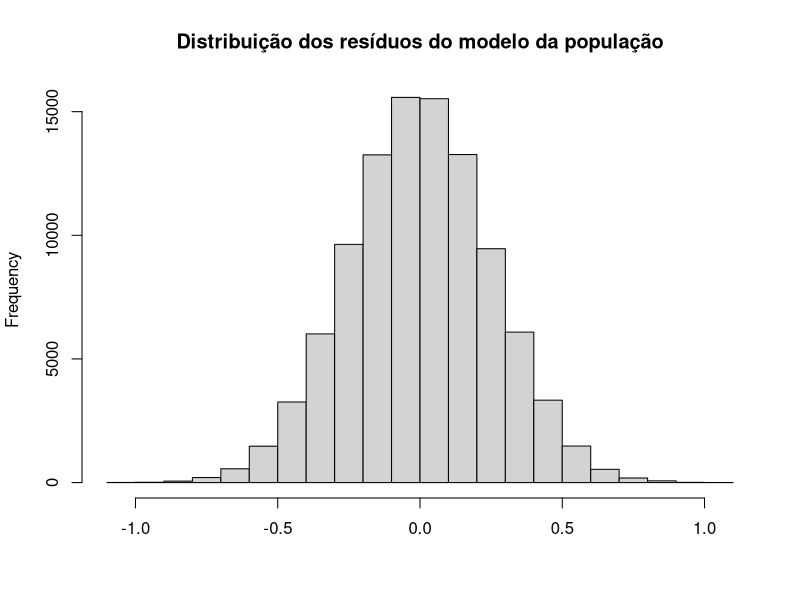
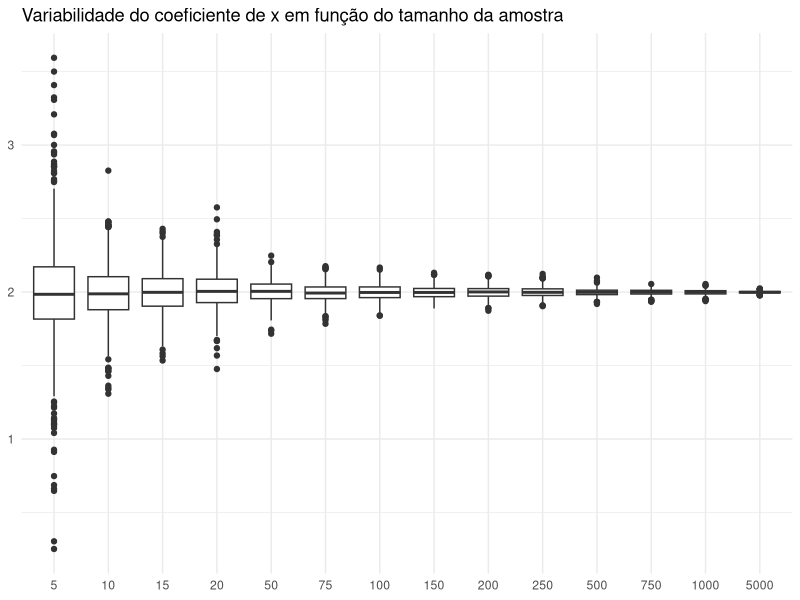

Recreate these plots in R, in order.
## ---- chunk 1
knitr::opts_chunk$set(echo = TRUE, message = FALSE, warning = FALSE)
## ---- chunk 2
library(tidyverse)
## ---- chunk 3
n <- 1e5
set.seed(123)
x <- rnorm(n, mean = 0, sd = 0.5)
y <- 2 * x + 5 + rnorm(n, mean = 0, sd = 0.25)

df <- data.frame(x = x, y = y)
## ---- chunk 4
mod_populacao <- lm(y ~ x, data = df)
summary(mod_populacao)
## ---- chunk 5
hist(resid(mod_populacao),
     main = "Distribuição dos resíduos do modelo da população",
     xlab = NULL)
## ---- chunk 6
coef_x_sample <- function(sample_size){
  repl <- purrr::rerun(1000, sample_n(df, sample_size))
  
  vec_coef_x <- repl %>% 
    map(~ lm(y ~ x, data = .)) %>% 
    map_dbl(~ coef(.)["x"])
  
  data.frame(size = sample_size, coef_x = vec_coef_x)
}

# exemplo
set.seed(123)
head(coef_x_sample(10))

## ---- chunk 7
vec_samp_size <- c(5, 10, 15, 20, 50, 75, 100, 150, 200, 250, 500, 750, 1000, 5000)

df_result <- vec_samp_size  %>% map_dfr(coef_x_sample)

df_result <- df_result %>% 
  mutate(size = factor(size, levels = vec_samp_size))

## ---- chunk 8
df_result %>% 
  ggplot(aes(x = size, y = coef_x)) + 
  geom_boxplot() + 
  scale_y_continuous(breaks = seq(-4, 4, by = 1)) + 
  labs(x = NULL, y = NULL,
       title = "Variabilidade do coeficiente de x em função do tamanho da amostra") + 
  theme_minimal()
## ---- chunk 9
# intervalo para menor tamanho amostral
range(df_result$coef_x[df_result$size == "5"])
# intervalo para maior tamanho amostral
range(df_result$coef_x[df_result$size == "5000"])
